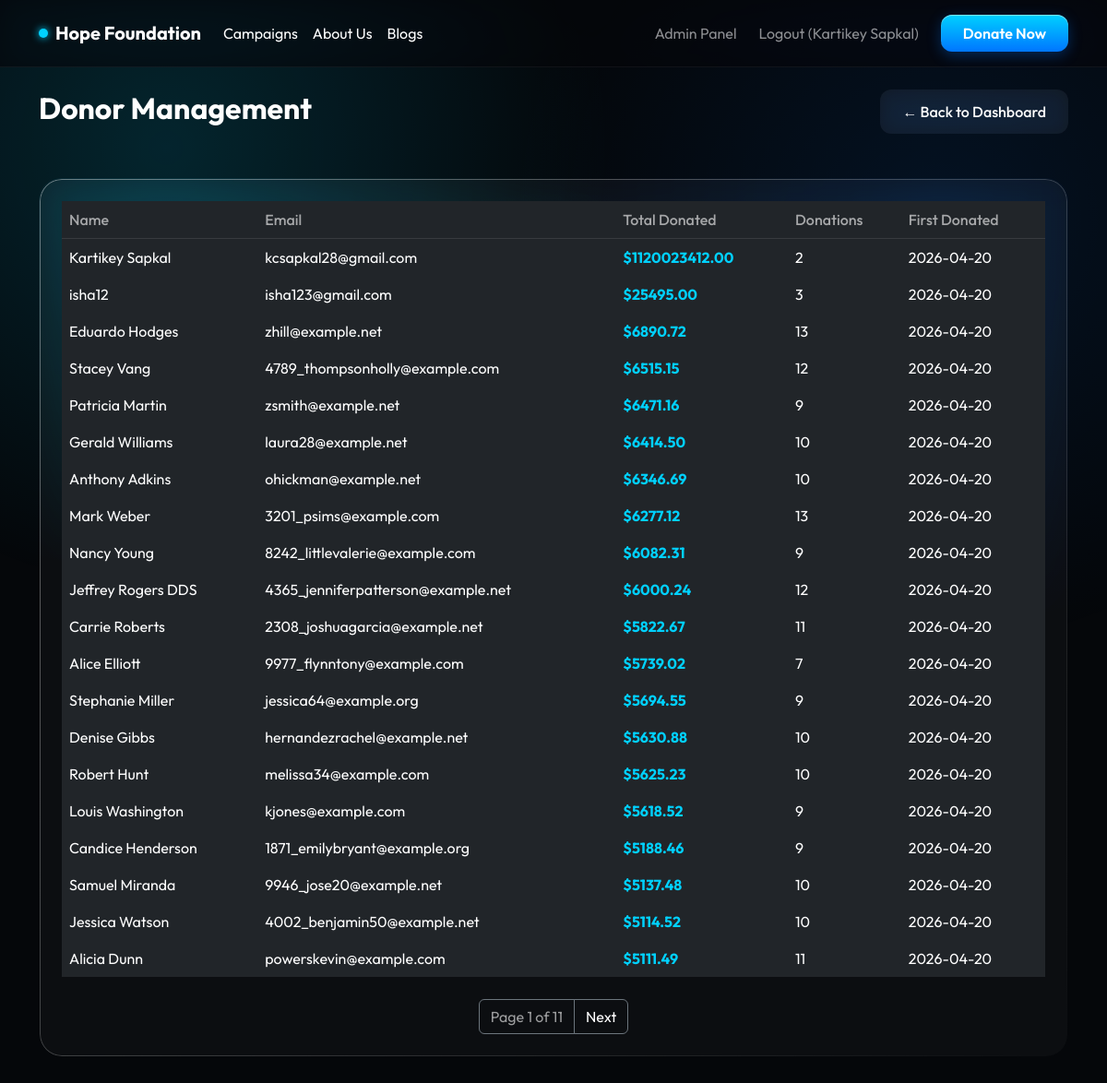
Page /admin/donors (signed in) on the committed database.
### models.py (models this page shows)
class Donation(db.Model):
    id = db.Column(db.Integer, primary_key=True)
    user_id = db.Column(db.Integer, db.ForeignKey('user.id'), nullable=True)
    campaign_id = db.Column(db.Integer, db.ForeignKey('campaign.id'), nullable=True)
    full_name = db.Column(db.String(100), nullable=False)
    email = db.Column(db.String(100), nullable=False)
    amount = db.Column(db.Float, nullable=False)
    donation_type = db.Column(db.String(50), default='One-time')
    payment_method = db.Column(db.String(50), nullable=False)
    transaction_id = db.Column(db.String(100), unique=True, nullable=False)
    status = db.Column(db.String(20), default='Completed')
    created_at = db.Column(db.DateTime, default=datetime.utcnow)
    user = db.relationship('User', backref=db.backref('donations', lazy='dynamic'))
    campaign = db.relationship('Campaign', backref=db.backref('donations', lazy='dynamic'))

### routes/admin.py (the view)
    @app.route('/admin/donors')
    @admin_required
    def admin_donors():
        page = request.args.get('page', 1, type=int)
        donors = db.session.query(
            Donation.full_name,
            Donation.email,
            db.func.count(Donation.id).label('donation_count'),
            db.func.sum(Donation.amount).label('total_donated'),
            db.func.min(Donation.created_at).label('first_donation')
        ).group_by(Donation.email).order_by(db.desc('total_donated')).paginate(page=page, per_page=20)
        return render_template('admin_donors.html', donors=donors.items, pagination=donors)

### utils.py (called while the page is built)
def admin_required(f):
    @wraps(f)
    def decorated_function(*args, **kwargs):
        if 'user_id' not in session or not session.get('is_admin'):
            flash('Administrator access required.', 'danger')
            return redirect(url_for('index'))
        return f(*args, **kwargs)
    return decorated_function

### templates/admin_donors.html (shortened to what this page needs)
{% extends "base.html" %}
{% block content %}
<div class="d-flex justify-content-between align-items-center mb-5 mt-4">
    <h2 class="fw-bold text-white">Donor Management</h2>
    <a href="{{ url_for('admin_dashboard') }}" class="btn btn-outline-glossy border-0">&larr; Back to Dashboard</a>
</div>
<div class="glossy-card p-4">
    <div class="table-responsive">
        <table class="table table-dark table-borderless table-hover mb-0">
            <thead style="border-bottom: 1px solid rgba(255,255,255,0.1);">
                <tr>
                    <th class="text-muted fw-medium">Name</th>
                    <th class="text-muted fw-medium">Email</th>
                    <th class="text-muted fw-medium">Total Donated</th>
                    <th class="text-muted fw-medium">Donations</th>
                    <th class="text-muted fw-medium">First Donated</th>
                </tr>
            </thead>
            <tbody>
                {% for d in donors %}
                <tr>
                    <td class="text-white">{{ d.full_name }}</td>
                    <td>{{ d.email }}</td>
                    <td class="fw-bold" style="color: var(--accent-blue);">${{ "%.2f"|format(d.total_donated) }}</td>
                    <td>{{ d.donation_count }}</td>
                    <td>{{ d.first_donation.strftime('%Y-%m-%d') }}</td>
                </tr>
                {% endfor %}
            </tbody>
        </table>
    </div>
    {% if pagination.pages > 1 %}
    <nav class="mt-4">
        <ul class="pagination justify-content-center mb-0">
            <li class="page-item disabled"><span class="page-link bg-transparent text-muted border-secondary">Page {{ pagination.page }} of {{ pagination.pages }}</span></li>
            {% if pagination.has_next %}
                <li class="page-item"><a class="page-link bg-transparent text-white border-secondary" href="{{ url_for(request.endpoint, page=pagination.next_num) }}">Next</a></li>
            {% endif %}
        </ul>
    </nav>
    {% endif %}
</div>
{% endblock %}

### templates/base.html (style rules this page uses)
:root { --bg-navy: #05070A; --accent-blue: #00D1FF; --accent-dark: #0076FF; --text-primary: #ffffff; --text-muted: rgba(255, 255, 255, 0.6); }
body { background-color: var(--bg-navy); color: var(--text-primary); font-family: 'Outfit', sans-serif; position: relative; overflow-x: hidden; animation: pageLoad 0.4s ease-out forwards; min-height: 100vh; }
body::before { content: ''; position: fixed; top: 0; left: 0; width: 100vw; height: 100vh; background: radial-gradient(circle at 15% 20%, rgba(0, 209, 255, 0.15), transparent 40%), radial-gradient(circle at 85% 30%, rgba(0, 118, 255, 0.1), transparent 40%), radial-gradient(circle at 50% 80%, rgba(0, 209, 255, 0.1), transparent 50%); z-index: -1; pointer-events: none; }
.glossy-card { background: rgba(255, 255, 255, 0.03); backdrop-filter: blur(20px); -webkit-backdrop-filter: blur(20px); border: 1px solid transparent; background-clip: padding-box; position: relative; border-radius: 24px; }
.glossy-card::before { content: ""; position: absolute; top: 0; left: 0; right: 0; bottom: 0; border-radius: inherit; padding: 1px; background: linear-gradient(135deg, rgba(255,255,255,0.4), transparent); -webkit-mask: linear-gradient(#fff 0 0) content-box, linear-gradient(#fff 0 0); -webkit-mask-composite: xor; mask-composite: exclude; pointer-events: none; }
.btn-outline-glossy { background: rgba(255, 255, 255, 0.05); border: 1px solid rgba(255, 255, 255, 0.2); color: #fff; border-radius: 12px; backdrop-filter: blur(10px); padding: 0.75rem 1.5rem; font-weight: 500; transition: all 0.3s ease; }
.text-muted { color: var(--text-muted) !important; }

### rows in the picture
Donation: full_name "Eduardo Hodges", email "zhill@example.net", total_donated "6890.72", donation_count "13", first_donation "2026-04-20"
Donation: full_name "Stacey Vang", email "4789_thompsonholly@example.com", total_donated "6515.15", donation_count "12", first_donation "2026-04-20"
Donation: full_name "Patricia Martin", email "zsmith@example.net", total_donated "6471.16", donation_count "9", first_donation "2026-04-20"
Donation: full_name "Gerald Williams", email "laura28@example.net", total_donated "6414.50", donation_count "10", first_donation "2026-04-20"
Donation: full_name "Anthony Adkins", email "ohickman@example.net", total_donated "6346.69", donation_count "10", first_donation "2026-04-20"
Donation: full_name "Mark Weber", email "3201_psims@example.com", total_donated "6277.12", donation_count "13", first_donation "2026-04-20"
Donation: full_name "Nancy Young", email "8242_littlevalerie@example.com", total_donated "6082.31", donation_count "9", first_donation "2026-04-20"
Donation: full_name "Jeffrey Rogers DDS", email "4365_jenniferpatterson@example.net", total_donated "6000.24", donation_count "12", first_donation "2026-04-20"
Donation: full_name "Carrie Roberts", email "2308_joshuagarcia@example.net", total_donated "5822.67", donation_count "11", first_donation "2026-04-20"
Donation: full_name "Alice Elliott", email "9977_flynntony@example.com", total_donated "5739.02", donation_count "7", first_donation "2026-04-20"
Donation: full_name "Stephanie Miller", email "jessica64@example.org", total_donated "5694.55", donation_count "9", first_donation "2026-04-20"
Donation: full_name "Denise Gibbs", email "hernandezrachel@example.net", total_donated "5630.88", donation_count "10", first_donation "2026-04-20"
Donation: full_name "Robert Hunt", email "melissa34@example.com", total_donated "5625.23", donation_count "10", first_donation "2026-04-20"
Donation: full_name "Louis Washington", email "kjones@example.com", total_donated "5618.52", donation_count "9", first_donation "2026-04-20"
Donation: full_name "Candice Henderson", email "1871_emilybryant@example.org", total_donated "5188.46", donation_count "9", first_donation "2026-04-20"
Donation: full_name "Samuel Miranda", email "9946_jose20@example.net", total_donated "5137.48", donation_count "10", first_donation "2026-04-20"
Donation: full_name "Jessica Watson", email "4002_benjamin50@example.net", total_donated "5114.52", donation_count "10", first_donation "2026-04-20"
Donation: full_name "Alicia Dunn", email "powerskevin@example.com", total_donated "5111.49", donation_count "11", first_donation "2026-04-20"

### other values in the picture
{{ session.get('username') }} "Kartikey Sapkal"
{{ d.full_name }} "Kartikey Sapkal" "isha12"
{{ d.email }} "kcsapkal28@gmail.com" "isha123@gmail.com"
{{ "%.2f"|format(d.total_donated) }} "1120023412.00" "25495.00"
{{ d.donation_count }} "2" "3"
{{ d.first_donation.strftime('%Y-%m-%d') }} "2026-04-20" "2026-04-20"
{{ pagination.page }} "1"
{{ pagination.pages }} "11"
